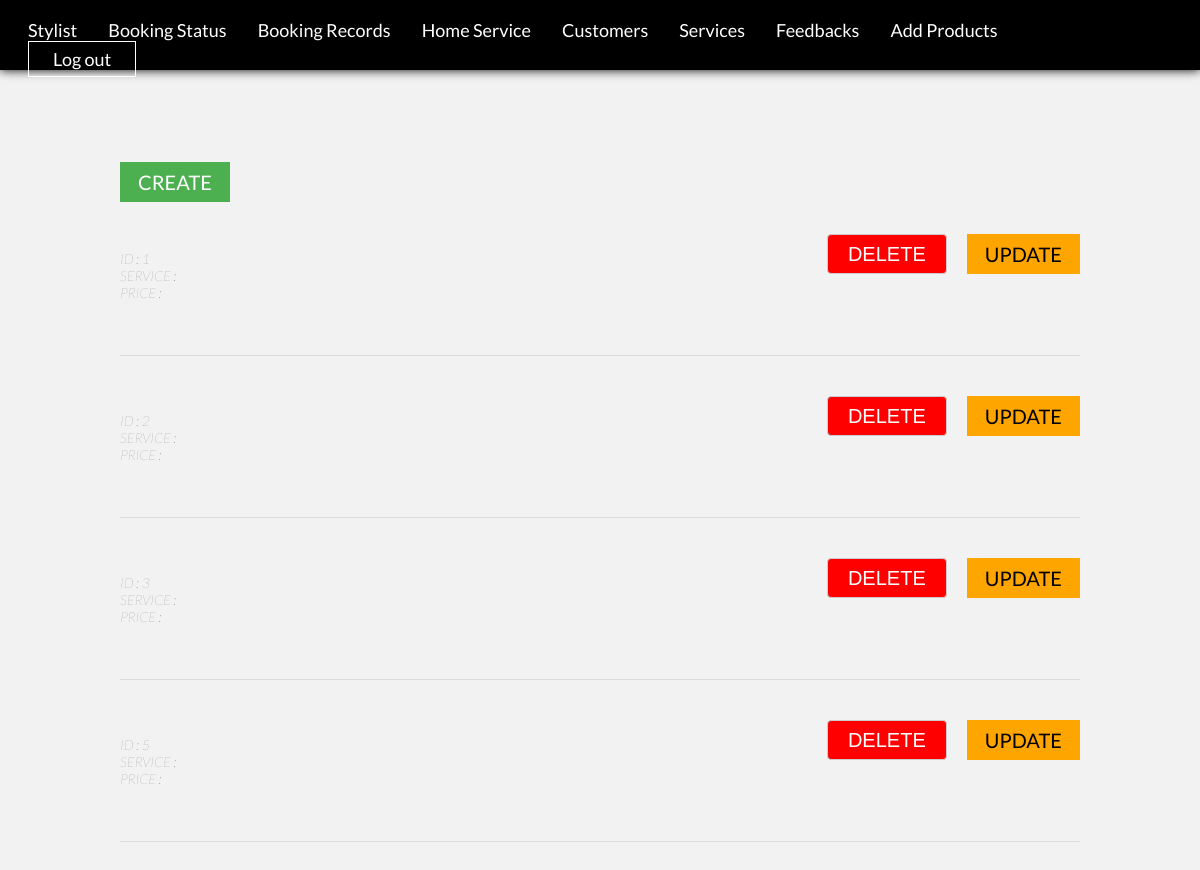
/admins/services (signed in), run on the app's committed database.
### tables this page shows
CREATE TABLE `services` (
  `id` int(11) NOT NULL,
  `Service` varchar(255) NOT NULL,
  `Stylist` varchar(255) NOT NULL,
  `Price` int(11) NOT NULL,
  `Branch` varchar(255) NOT NULL
);

### app/libraries/Core.php (called while the page is built, shortened)
<?php
  class Core {
    protected $currentMethod = 'index';
    public function __construct(){
      $url = $this->getUrl();
      if($url != NULL){
      if(file_exists('../app/controllers/' . ucwords($url[0]). '.php')){
        unset($url[0]);
      }
    }
      $this->currentController = new $this->currentController;
      if(isset($url[1])){
        if(method_exists($this->currentController, $url[1])){
          $this->currentMethod = $url[1];
          unset($url[1]);
        }
      }
      $this->params = $url ? array_values($url) : [];
      call_user_func_array([$this->currentController, $this->currentMethod], $this->params);
    }
    public function getUrl(){
      if(isset($_GET['url'])){
        $url = rtrim($_GET['url'], '/');
        $url = filter_var($url, FILTER_SANITIZE_URL);
        $url = explode('/', $url);
        return $url;
      }
    }
  }

### app/require.php (called while the page is built, shortened)
<?php
    require_once 'libraries/Core.php';
    require_once 'libraries/Database.php';
    $init = new Core();

### public/index.php (called while the page is built)
<?php
    require_once '../app/require.php';

### app/libraries/Database.php (called while the page is built, shortened)
<?php
    class Database {
        private $dbHost = DB_HOST;
        private $dbUser = DB_USER;
        private $dbPass = DB_PASS;
        private $dbName = DB_NAME;
        private $statement;
        private $dbHandler;
        public function __construct() {
            $conn = 'mysql:host=' . $this->dbHost . ';dbname=' . $this->dbName;
            $options = array(
                PDO::ATTR_PERSISTENT => true,
                PDO::ATTR_ERRMODE => PDO::ERRMODE_EXCEPTION
            );
            try {
                $this->dbHandler = new PDO($conn, $this->dbUser, $this->dbPass, $options);
            } catch (PDOException $e) {
                $this->error = $e->getMessage();
                echo $this->error;
            }
        }
        public function query($sql) {
            $this->statement = $this->dbHandler->prepare($sql);
        }
        public function execute() {
            return $this->statement->execute();
        }
        public function resultSet() {
            $this->execute();
            return $this->statement->fetchAll(PDO::FETCH_OBJ);
        }
    }

### app/models/Admin.php (called while the page is built, shortened)
<?php
class Admin {
    private $db;
    public function __construct() {
        $this->db = new Database;
    }
    public function findServices() {
        $this->db->query('SELECT * FROM services ORDER BY id ASC');
        $results = $this->db->resultSet();
        return $results;
    }
}

### app/views/admins/services.php (the view)
<?php
   require APPROOT . '/views/includes/head.php';
?>
<div class="navbar dark">
    <?php
       require APPROOT . '/views/includes/navigation.php';
    ?>
</div>
<div class="container">
    <?php if($_SESSION['role'] == "Admin" && isset($_SESSION['user_id'])): ?>
        <a class="btn green" href="<?php echo URLROOT; ?>/admins/addServices">
            Create
        </a>
    <?php endif; ?>
    <?php foreach($data['admins'] as $admin): ?>
        <div class="container-item">
            <?php if(isset($_SESSION['user_id']) == $admin->id): ?>
                <a
                    class="btn orange"
                    href="<?php echo URLROOT . "/admins/updateServices/" . $admin->id ?>">
                    Update
                </a>
                <form action="<?php echo URLROOT . "/admins/services/" . $admin->id ?>" method="POST">
                    <input type="submit" name="delete" value="Delete" class="btn red">
                </form>
            <?php endif; ?>
            <h3>
                <?php echo 'ID : ' . $admin->id; ?>
                <br>
                <?php echo 'SERVICE : ' . $admin->service; ?>
                <br>
                <?php echo 'PRICE : ' . $admin->price; ?>
            </h3>
        </div>
    <?php endforeach; ?>
</div>

### public/css/style.css (style rules this page uses)
html, body { height: 100%; width: 100%; padding: 0; margin: 0; top: 0; bottom: 0; font-family: 'Lato', sans-serif; background-color: #f2f2f2; }
a { text-decoration: none; }
h3 { font-size: 14px; color: #696969; font-weight: 100; font-style: italic; }
.navbar { width: 100%; height: 70px; background-color: #1a1a1a; box-shadow: 0px 0px 10px #1a1a1a; }
input::placeholder { color: #a1a1a1; font-size: 14px; }
.dark { background-color: #000000; box-shadow: 0px 0px 10px #000000; }
.container { margin: 0 auto; width: 80%; padding: 100px 0px; }
.container-item { border-bottom: 1px solid #dcdcdc; padding: 40px 0px; }
.btn { padding: 8px 18px; font-size: 20px; text-transform: uppercase; color: #ffffff; }
.green { background-color: #4CAF50; }
input, textarea { width: 400px; margin: 20px 0px; border: 1px solid #cbcbcb; border-radius: 4px; background-color: #f5f5f5; padding: 8px; font-size: 18px; color: #666; }
input { height: 35px; }
::placeholder { font-size: 14px; font-weight: 100; font-style: italic; }
.orange { background-color: orange; color: #000000; float: right; }
.red { background-color: #ff0000; float: right; width: 120px; margin: 0px 20px; height: 40px; }

### data on the page
services: id "1"
services: id "2"
services: id "3"
services: id "5"
